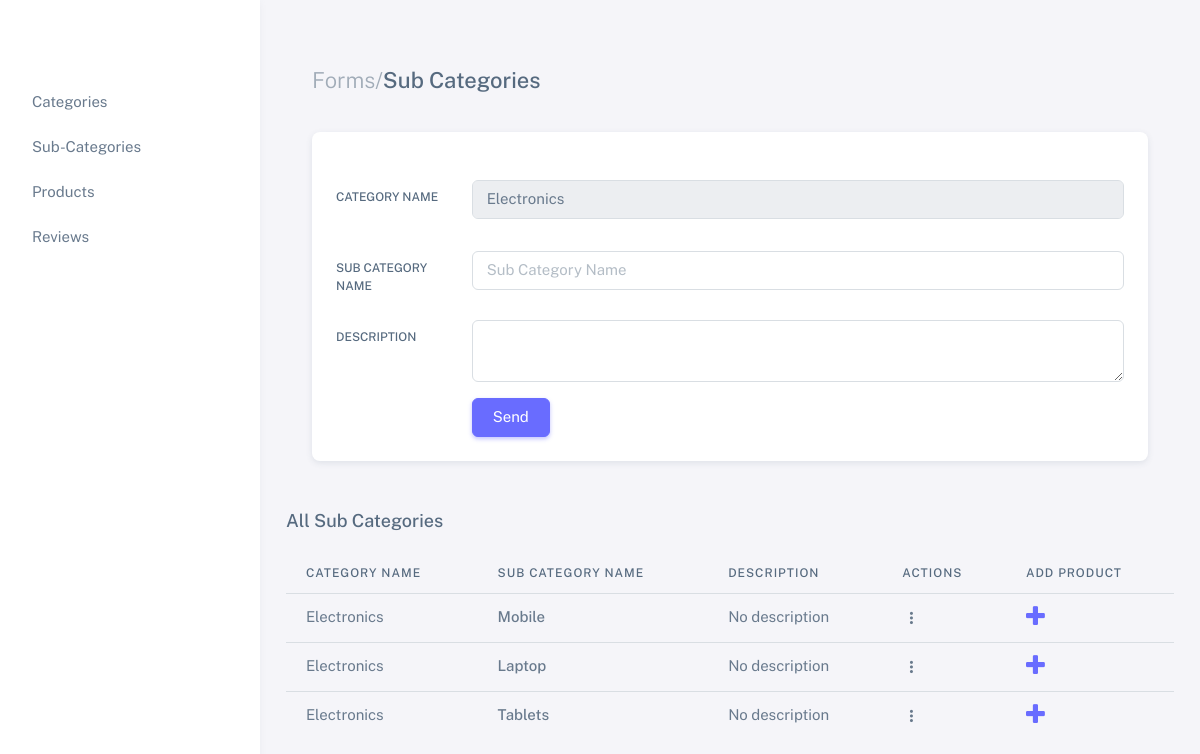
Screenshot of /sub_category/19/ with the database file from the repository.
### sale/models.py (models this page shows, shortened)
class CategoryModel(models.Model):
    category_name = models.CharField(max_length=200, unique=True)
    uuid_field = models.UUIDField(default=uuid.uuid4, editable=False)
    cat_description = models.TextField(null=True, blank=True)
    def __str__(self):
        return self.category_name

class SubCategoryModel(models.Model):
    category = models.ForeignKey(CategoryModel, on_delete=models.CASCADE)
    sub_category_name = models.CharField(max_length=200, unique=True)
    sub_cat_description = models.TextField(null=True, blank=True)

### sale/views.py (the view, shortened to what this page needs)
# urls.py: path('sub_category/<int:id>/', SubCategoryView.as_view(), name='sub_category'),
class SubCategoryView(View):
 def get(self, request, id=None):
  category_obj = CategoryModel.objects.get(id=id)
  subcategory_obj = SubCategoryModel.objects.filter(category=category_obj)
  return render(request, 'sale/sub-category.html',{'subcat_obj':subcategory_obj, 'cat_obj':category_obj})

### template/sale/sub-category.html (shortened to what this page needs)
{% extends 'sale/base.html' %}
{% block content %}
        <div class="layout-page">
          <div class="content-wrapper">
            <div class="container-xxl flex-grow-1 container-p-y">
              <div class="row">
   <div class="content-wrapper">
    <div class="container-xxl flex-grow-1 container-p-y">
      <h4 class="py-3 mb-4"><span class="text-muted fw-light">Forms/</span>Sub Categories</h4>
      <div class="row">
        <div class="col-xxl">
          <div class="card mb-4">
            <div class="card-header d-flex align-items-center justify-content-between">
            </div>
            <div class="card-body">
              <form action="{% url 'sub_category' cat_obj.id %}" method="post">
                <div class="row mb-3">
                  <label class="col-sm-2 col-form-label" for="basic-default-name">Category Name</label>
                  <div class="col-sm-10">
                    <input type="text" class="form-control" id="basic-default-name" value="{{cat_obj.category_name}}" placeholder="Category Name" disabled/>
                  </div>
                </div>
                <div class="row mb-3">
                  <label class="col-sm-2 col-form-label" for="basic-default-name">Sub Category Name</label>
                  <div class="col-sm-10">
                    <input type="text" class="form-control" id="basic-default-name" name="subcategoryname" placeholder="Sub Category Name" />
                  </div>
                </div>
                <div class="row mb-3">
                  <label class="col-sm-2 col-form-label" for="basic-default-company">Description</label>
                  <div class="col-sm-10">
                      <textarea name="description" id="description" name="subdescription" class="form-control"
                  id="basic-default-company"></textarea>
                  </div>
                </div>
                <div class="row justify-content-end">
                  <div class="col-sm-10">
                    <button type="submit" class="btn btn-primary">Send</button>
                  </div>
                </div>
              </form>
            </div>
          </div>
        </div>
      </div>
    </div>
       <h5 class="mb-4">All Sub Categories</h5>
       <div class="table-responsive text-nowrap">
         <table class="table card-table">
           <thead>
             <tr>
              <th>Category Name</th>
               <th>Sub Category Name</th>
               <th>Description</th>
               <th>Actions</th>
               <th>Add Product</th>
             </tr>
           </thead>
           <tbody class="table-border-bottom-0">
            {% for item in subcat_obj %}
             <tr>
              <td>{{item.category}}</td>
               <td>
                 <span class="fw-medium">{{item.sub_category_name}}</span>
               </td>
               <td>{{item.sub_cat_description}}</td>
               <td>
                 <div class="dropdown">
                   <button type="button" class="btn p-0 dropdown-toggle hide-arrow" data-bs-toggle="dropdown">
                     <i class="bx bx-dots-vertical-rounded"></i>
                   </button>
                 </div>
               </td>
               <td><a href="{% url 'product' item.id %}"><i class="fa fa-plus" style="font-size:24px"></i></a></td>
             </tr>
             {% endfor %}
           </tbody>
         </table>
       </div>
          </div>
        </div>
      </div>
    </div>
    {% endblock content %}

### rows the page displays
CategoryModel: category_name "Electronics"
SubCategoryModel: category "Electronics", sub_category_name "Mobile", sub_cat_description "No description"
SubCategoryModel: category "Electronics", sub_category_name "Laptop", sub_cat_description "No description"
SubCategoryModel: category "Electronics", sub_category_name "Tablets", sub_cat_description "No description"
